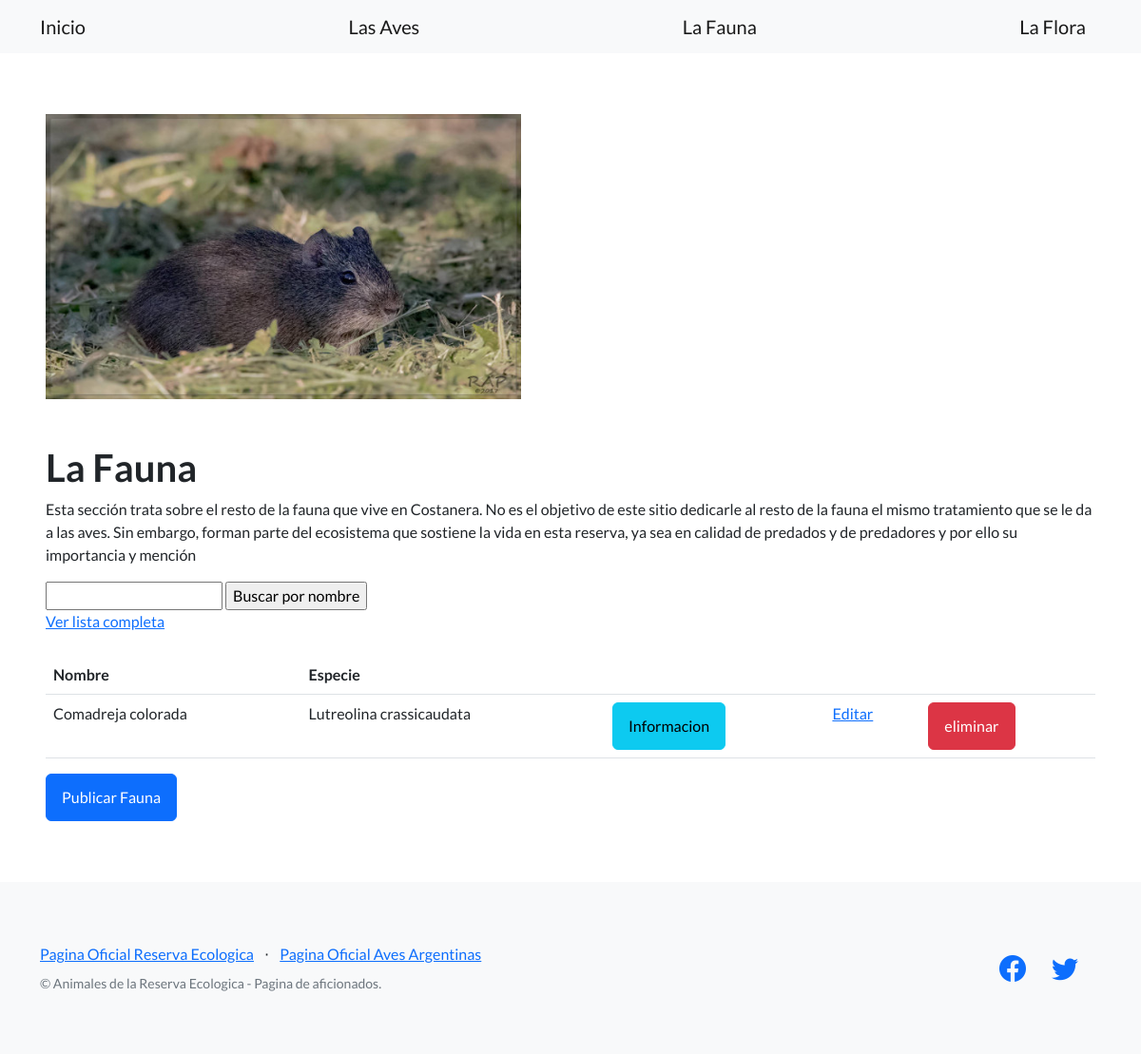
Page /animales/fauna/ on the earlier database version.
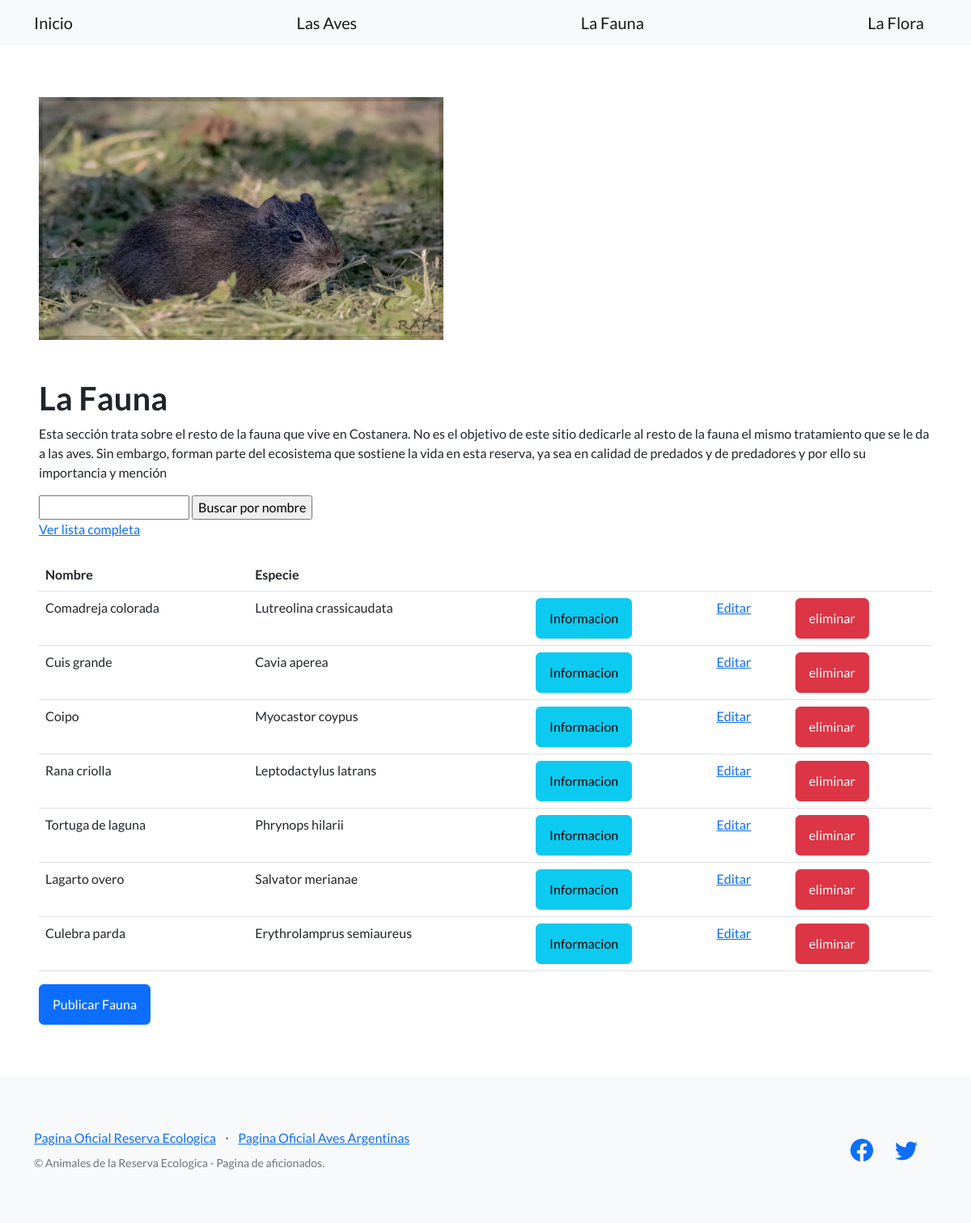
Same page on the later database version.
### aves_argentinas/models.py (models this page shows, shortened)
class Fauna(models.Model):
    orden = models.CharField(max_length=200)
    familia = models.CharField(max_length=200)
    especie = models.CharField(max_length=200)
    nombre = models.CharField(max_length=200)
    caracteristicas = models.TextField()
    ultima_observacion = models.DateField()

### aves_argentinas/views.py (the view)
# urls.py: path('fauna/', mostrar_fauna, name="lista_fauna"),
def mostrar_fauna(request):
    contexto = {
        "faunas" : Fauna.objects.all(),
    }
    http_response = render(
        request=request,
        template_name='aves_argentinas/mostrar_fauna.html',
        context=contexto,
    )
    return http_response

### aves_argentinas/templates/aves_argentinas/mostrar_fauna.html (shortened to what this page needs)
{% extends "base.html" %}
{% block contenido %}
<div class="entry-container">
  <header class="header" >
      <img src="/static/assets/cuis.png" alt="Fauna" width = "500" height="300">
  </header>
</div>
<br></br>
<h1>La Fauna</h1>
<div class= "entry-content">
    <p>Esta sección trata sobre el resto de la fauna que vive en Costanera.
    No es el objetivo de este sitio dedicarle al resto de la fauna el mismo tratamiento que se le da a las aves. Sin embargo, forman parte del ecosistema que sostiene la vida en esta reserva, ya sea en calidad de predados y de predadores y por ello su importancia y mención</p>
</div>
<form action = "{% url 'buscar_fauna' %}" method="post">
    <input type="text" name="busqueda">
    <input type="submit" value="Buscar por nombre">
  </form>
  <a href="{% url 'lista_fauna' %}">Ver lista completa</a>
  <br></br>
<table class= "table">
    <tbody>
        <tr>
            <th>Nombre</th>
            <th>Especie</th>
            <th></th>
            <th></th>
            <th></th>
        </tr>
        {% for fauna in faunas %}
        <tr>
            <td>{{ fauna.nombre }}</td>
            <td>{{ fauna.especie }}</td>
            <td>
                <a class= "btn btn-info" href="{% url 'ver_fauna' fauna.id %}">Informacion</a>
            </td>
            <td>
                <a href="{% url 'editar_fauna' fauna.id %}">Editar</a>
            </td>
            <td>
                <form action = "{% url 'eliminar_fauna' fauna.id %}" method="post">
                    <input type="submit" class= "btn btn-danger" value="eliminar" />
                </form>
            </td>
        </tr>
        {% endfor %}
    </tbody>
</table>
<a class= "btn btn-primary" href="{% url 'crear_fauna' %}">Publicar Fauna</a>
{% endblock contenido %}

### templates_base/base.html (shortened to what this page needs)
{% load static %}
<!DOCTYPE html>
<html lang="en">
    <head>
        <link href="https://cdn.jsdelivr.net/npm/bootstrap-icons@1.5.0/font/bootstrap-icons.css" rel="stylesheet" type="text/css" />
        <link href="{% static 'css/styles.css' %}" rel="stylesheet" />
    </head>
    <body>
        <nav class="navbar navbar-light bg-light static-top">
            <div class="container">
                <a class="navbar-brand" href="{% url 'inicio' %}">Inicio</a>
                <a class="navbar-brand" href="{% url 'lista_aves' %}">Las Aves</a>
                <a class="navbar-brand" href="{% url 'lista_fauna' %}">La Fauna</a>
                <a class="navbar-brand" href="{% url 'lista_flora' %}">La Flora</a>
            </div>
        </nav>
        <section style="padding:4rem 3rem;">
            {% block contenido %}
            {% endblock contenido %}
        </section>
        <footer class="footer bg-light">
            <div class="container">
                <div class="row">
                    <div class="col-lg-6 h-100 text-center text-lg-start my-auto">
                        <ul class="list-inline mb-2">
                            <li class="list-inline-item"><a href="https://www.reservacostanera.com.ar/">Pagina Oficial Reserva Ecologica</a></li>
                            <li class="list-inline-item">⋅</li>
                            <li class="list-inline-item"><a href="https://www.avesargentinas.org.ar/">Pagina Oficial Aves Argentinas</a></li>
                        </ul>
                        <p class="text-muted small mb-4 mb-lg-0">&copy; Animales de la Reserva Ecologica - Pagina de aficionados.</p>
                    </div>
                    <div class="col-lg-6 h-100 text-center text-lg-end my-auto">
                        <ul class="list-inline mb-0">
                            <li class="list-inline-item me-4">
                                <a href="https://www.facebook.com/profile.php?id=100068261107750"><i class="bi-facebook fs-3"></i></a>
                            </li>
                            <li class="list-inline-item me-4">
                                <a href="https://twitter.com/AvesArgentinas"><i class="bi-twitter fs-3"></i></a>
                            </li>
                        </ul>
                    </div>
                </div>
            </div>
        </footer>
    </body>
</html>

Differences in the rows shown:
added Fauna: nombre "Cuis grande", especie "Cavia aperea"
added Fauna: nombre "Coipo", especie "Myocastor coypus"
added Fauna: nombre "Rana criolla", especie "Leptodactylus latrans"
added Fauna: nombre "Tortuga de laguna", especie "Phrynops hilarii"
added Fauna: nombre "Lagarto overo", especie "Salvator merianae"
added Fauna: nombre "Culebra parda", especie "Erythrolamprus semiaureus"
